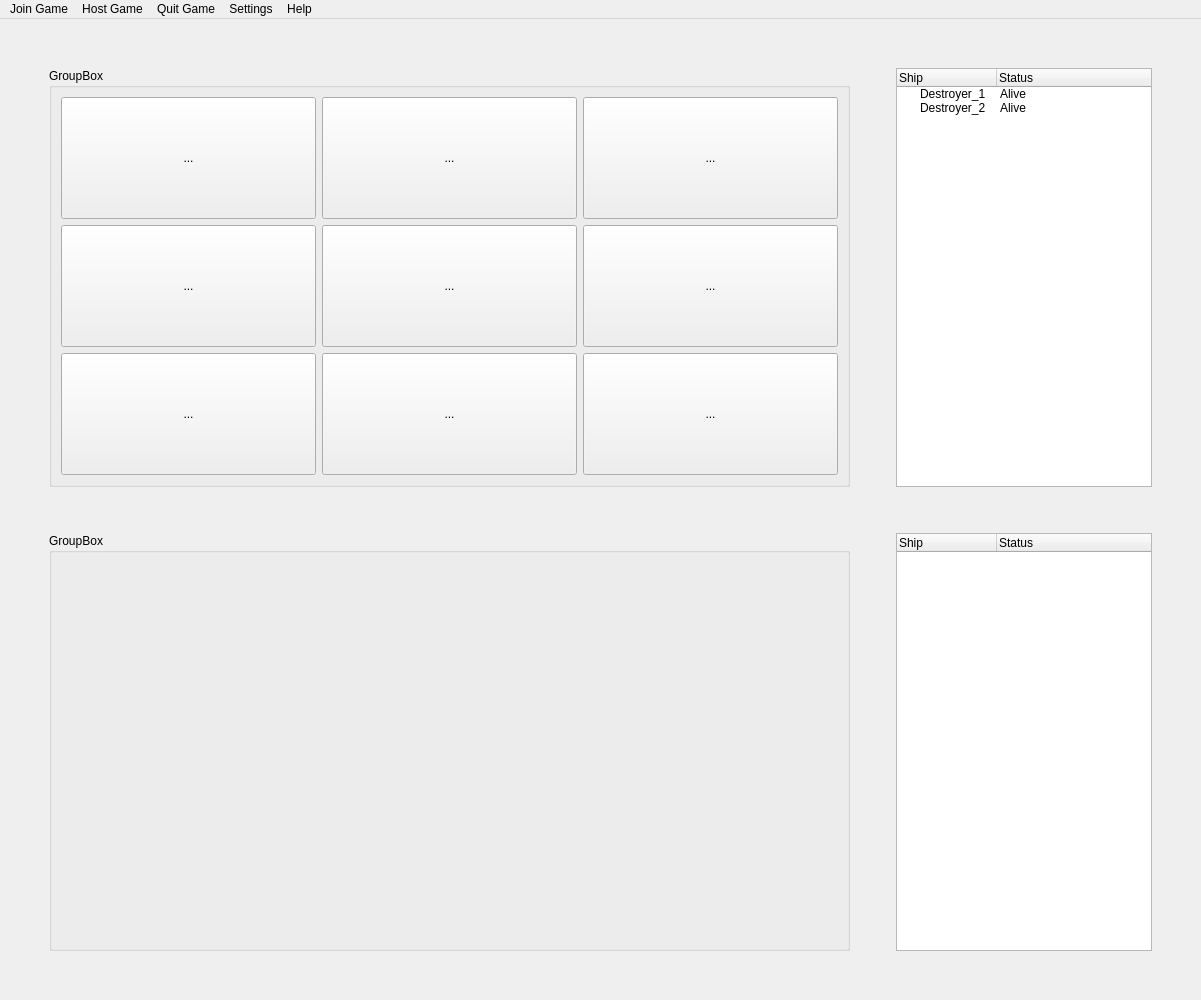
<?xml version="1.0" encoding="UTF-8"?>
<ui version="4.0">
 <class>MainUIWindow</class>
 <widget class="QMainWindow" name="MainUIWindow">
  <property name="windowModality">
   <enum>Qt::NonModal</enum>
  </property>
  <property name="enabled">
   <bool>true</bool>
  </property>
  <property name="geometry">
   <rect>
    <x>0</x>
    <y>0</y>
    <width>1201</width>
    <height>1000</height>
   </rect>
  </property>
  <property name="windowTitle">
   <string>Nico's Fleet Manuever Game!</string>
  </property>
  <widget class="QWidget" name="widget">
   <layout class="QGridLayout" name="gridLayout">
    <item row="1" column="2">
     <spacer name="horizontalSpacer_3">
      <property name="orientation">
       <enum>Qt::Horizontal</enum>
      </property>
      <property name="sizeType">
       <enum>QSizePolicy::Maximum</enum>
      </property>
      <property name="sizeHint" stdset="0">
       <size>
        <width>40</width>
        <height>20</height>
       </size>
      </property>
     </spacer>
    </item>
    <item row="2" column="1">
     <spacer name="verticalSpacer_3">
      <property name="orientation">
       <enum>Qt::Vertical</enum>
      </property>
      <property name="sizeType">
       <enum>QSizePolicy::Maximum</enum>
      </property>
      <property name="sizeHint" stdset="0">
       <size>
        <width>20</width>
        <height>40</height>
       </size>
      </property>
     </spacer>
    </item>
    <item row="1" column="4">
     <spacer name="horizontalSpacer_2">
      <property name="orientation">
       <enum>Qt::Horizontal</enum>
      </property>
      <property name="sizeType">
       <enum>QSizePolicy::Maximum</enum>
      </property>
      <property name="sizeHint" stdset="0">
       <size>
        <width>40</width>
        <height>20</height>
       </size>
      </property>
     </spacer>
    </item>
    <item row="2" column="3">
     <spacer name="verticalSpacer_4">
      <property name="orientation">
       <enum>Qt::Vertical</enum>
      </property>
      <property name="sizeType">
       <enum>QSizePolicy::Maximum</enum>
      </property>
      <property name="sizeHint" stdset="0">
       <size>
        <width>20</width>
        <height>40</height>
       </size>
      </property>
     </spacer>
    </item>
    <item row="3" column="4">
     <spacer name="horizontalSpacer_5">
      <property name="orientation">
       <enum>Qt::Horizontal</enum>
      </property>
      <property name="sizeType">
       <enum>QSizePolicy::Maximum</enum>
      </property>
      <property name="sizeHint" stdset="0">
       <size>
        <width>40</width>
        <height>20</height>
       </size>
      </property>
     </spacer>
    </item>
    <item row="3" column="3">
     <widget class="QTreeWidget" name="treeWidgetFleetP2">
      <property name="sizePolicy">
       <sizepolicy hsizetype="Maximum" vsizetype="Minimum">
        <horstretch>0</horstretch>
        <verstretch>0</verstretch>
       </sizepolicy>
      </property>
      <column>
       <property name="text">
        <string>Ship</string>
       </property>
      </column>
      <column>
       <property name="text">
        <string>Status</string>
       </property>
      </column>
     </widget>
    </item>
    <item row="1" column="0">
     <spacer name="horizontalSpacer">
      <property name="orientation">
       <enum>Qt::Horizontal</enum>
      </property>
      <property name="sizeType">
       <enum>QSizePolicy::Maximum</enum>
      </property>
      <property name="sizeHint" stdset="0">
       <size>
        <width>40</width>
        <height>20</height>
       </size>
      </property>
     </spacer>
    </item>
    <item row="0" column="3">
     <spacer name="verticalSpacer_6">
      <property name="orientation">
       <enum>Qt::Vertical</enum>
      </property>
      <property name="sizeType">
       <enum>QSizePolicy::Maximum</enum>
      </property>
      <property name="sizeHint" stdset="0">
       <size>
        <width>20</width>
        <height>40</height>
       </size>
      </property>
     </spacer>
    </item>
    <item row="3" column="2">
     <spacer name="horizontalSpacer_4">
      <property name="orientation">
       <enum>Qt::Horizontal</enum>
      </property>
      <property name="sizeType">
       <enum>QSizePolicy::Maximum</enum>
      </property>
      <property name="sizeHint" stdset="0">
       <size>
        <width>40</width>
        <height>20</height>
       </size>
      </property>
     </spacer>
    </item>
    <item row="3" column="0">
     <spacer name="horizontalSpacer_6">
      <property name="orientation">
       <enum>Qt::Horizontal</enum>
      </property>
      <property name="sizeType">
       <enum>QSizePolicy::Maximum</enum>
      </property>
      <property name="sizeHint" stdset="0">
       <size>
        <width>40</width>
        <height>20</height>
       </size>
      </property>
     </spacer>
    </item>
    <item row="4" column="3">
     <spacer name="verticalSpacer_5">
      <property name="orientation">
       <enum>Qt::Vertical</enum>
      </property>
      <property name="sizeType">
       <enum>QSizePolicy::Maximum</enum>
      </property>
      <property name="sizeHint" stdset="0">
       <size>
        <width>20</width>
        <height>40</height>
       </size>
      </property>
     </spacer>
    </item>
    <item row="1" column="3">
     <widget class="QTreeWidget" name="treeWidgetFleetP1">
      <property name="sizePolicy">
       <sizepolicy hsizetype="Minimum" vsizetype="Minimum">
        <horstretch>0</horstretch>
        <verstretch>0</verstretch>
       </sizepolicy>
      </property>
      <column>
       <property name="text">
        <string>Ship</string>
       </property>
      </column>
      <column>
       <property name="text">
        <string>Status</string>
       </property>
      </column>
      <item>
       <property name="text">
        <string>Destroyer_1</string>
       </property>
       <property name="text">
        <string>Alive</string>
       </property>
      </item>
      <item>
       <property name="text">
        <string>Destroyer_2</string>
       </property>
       <property name="text">
        <string>Alive</string>
       </property>
      </item>
     </widget>
    </item>
    <item row="4" column="1">
     <spacer name="verticalSpacer_2">
      <property name="orientation">
       <enum>Qt::Vertical</enum>
      </property>
      <property name="sizeType">
       <enum>QSizePolicy::Maximum</enum>
      </property>
      <property name="sizeHint" stdset="0">
       <size>
        <width>20</width>
        <height>40</height>
       </size>
      </property>
     </spacer>
    </item>
    <item row="0" column="1">
     <spacer name="verticalSpacer">
      <property name="orientation">
       <enum>Qt::Vertical</enum>
      </property>
      <property name="sizeType">
       <enum>QSizePolicy::Maximum</enum>
      </property>
      <property name="sizeHint" stdset="0">
       <size>
        <width>20</width>
        <height>40</height>
       </size>
      </property>
     </spacer>
    </item>
    <item row="3" column="1">
     <widget class="QGroupBox" name="groupBoxPlayfieldP2">
      <property name="sizePolicy">
       <sizepolicy hsizetype="Minimum" vsizetype="Minimum">
        <horstretch>0</horstretch>
        <verstretch>0</verstretch>
       </sizepolicy>
      </property>
      <property name="title">
       <string>GroupBox</string>
      </property>
     </widget>
    </item>
    <item row="1" column="1">
     <widget class="QGroupBox" name="groupBoxPlayfieldP1">
      <property name="sizePolicy">
       <sizepolicy hsizetype="Minimum" vsizetype="Minimum">
        <horstretch>0</horstretch>
        <verstretch>0</verstretch>
       </sizepolicy>
      </property>
      <property name="title">
       <string>GroupBox</string>
      </property>
      <layout class="QGridLayout" name="gridLayout_2">
       <item row="1" column="1">
        <widget class="QToolButton" name="toolButton_5">
         <property name="sizePolicy">
          <sizepolicy hsizetype="Ignored" vsizetype="Ignored">
           <horstretch>0</horstretch>
           <verstretch>0</verstretch>
          </sizepolicy>
         </property>
         <property name="text">
          <string>...</string>
         </property>
        </widget>
       </item>
       <item row="1" column="2">
        <widget class="QToolButton" name="toolButton_6">
         <property name="sizePolicy">
          <sizepolicy hsizetype="Ignored" vsizetype="Ignored">
           <horstretch>0</horstretch>
           <verstretch>0</verstretch>
          </sizepolicy>
         </property>
         <property name="text">
          <string>...</string>
         </property>
        </widget>
       </item>
       <item row="0" column="1">
        <widget class="QToolButton" name="toolButton_2">
         <property name="sizePolicy">
          <sizepolicy hsizetype="Ignored" vsizetype="Ignored">
           <horstretch>0</horstretch>
           <verstretch>0</verstretch>
          </sizepolicy>
         </property>
         <property name="text">
          <string>...</string>
         </property>
        </widget>
       </item>
       <item row="0" column="2">
        <widget class="QToolButton" name="toolButton_3">
         <property name="sizePolicy">
          <sizepolicy hsizetype="Ignored" vsizetype="Ignored">
           <horstretch>0</horstretch>
           <verstretch>0</verstretch>
          </sizepolicy>
         </property>
         <property name="text">
          <string>...</string>
         </property>
        </widget>
       </item>
       <item row="0" column="0">
        <widget class="QToolButton" name="toolButton">
         <property name="sizePolicy">
          <sizepolicy hsizetype="Ignored" vsizetype="Ignored">
           <horstretch>0</horstretch>
           <verstretch>0</verstretch>
          </sizepolicy>
         </property>
         <property name="text">
          <string>...</string>
         </property>
        </widget>
       </item>
       <item row="1" column="0">
        <widget class="QToolButton" name="toolButton_4">
         <property name="sizePolicy">
          <sizepolicy hsizetype="Ignored" vsizetype="Ignored">
           <horstretch>0</horstretch>
           <verstretch>0</verstretch>
          </sizepolicy>
         </property>
         <property name="text">
          <string>...</string>
         </property>
        </widget>
       </item>
       <item row="2" column="0">
        <widget class="QToolButton" name="toolButton_7">
         <property name="sizePolicy">
          <sizepolicy hsizetype="Ignored" vsizetype="Ignored">
           <horstretch>0</horstretch>
           <verstretch>0</verstretch>
          </sizepolicy>
         </property>
         <property name="text">
          <string>...</string>
         </property>
        </widget>
       </item>
       <item row="2" column="1">
        <widget class="QToolButton" name="toolButton_8">
         <property name="sizePolicy">
          <sizepolicy hsizetype="Ignored" vsizetype="Ignored">
           <horstretch>0</horstretch>
           <verstretch>0</verstretch>
          </sizepolicy>
         </property>
         <property name="text">
          <string>...</string>
         </property>
        </widget>
       </item>
       <item row="2" column="2">
        <widget class="QToolButton" name="toolButton_9">
         <property name="sizePolicy">
          <sizepolicy hsizetype="Ignored" vsizetype="Ignored">
           <horstretch>0</horstretch>
           <verstretch>0</verstretch>
          </sizepolicy>
         </property>
         <property name="text">
          <string>...</string>
         </property>
        </widget>
       </item>
      </layout>
     </widget>
    </item>
   </layout>
  </widget>
  <widget class="QMenuBar" name="menubar">
   <property name="geometry">
    <rect>
     <x>0</x>
     <y>0</y>
     <width>1201</width>
     <height>21</height>
    </rect>
   </property>
   <widget class="QMenu" name="menuJoin_Game">
    <property name="title">
     <string>Join Game</string>
    </property>
   </widget>
   <widget class="QMenu" name="menuHost_Game">
    <property name="title">
     <string>Host Game</string>
    </property>
   </widget>
   <widget class="QMenu" name="menuQuit_Game">
    <property name="title">
     <string>Quit Game</string>
    </property>
   </widget>
   <widget class="QMenu" name="menuSettings">
    <property name="title">
     <string>Settings</string>
    </property>
    <addaction name="actionChange_Playfield_Size"/>
   </widget>
   <widget class="QMenu" name="menuHelp">
    <property name="title">
     <string>Help</string>
    </property>
    <addaction name="actionInfo"/>
   </widget>
   <addaction name="menuJoin_Game"/>
   <addaction name="menuHost_Game"/>
   <addaction name="menuQuit_Game"/>
   <addaction name="menuSettings"/>
   <addaction name="menuHelp"/>
  </widget>
  <action name="actionChange_Playfield_Size">
   <property name="text">
    <string>Change Playfield Size</string>
   </property>
  </action>
  <action name="actionInfo">
   <property name="text">
    <string>Info</string>
   </property>
  </action>
 </widget>
 <resources/>
 <connections/>
</ui>
